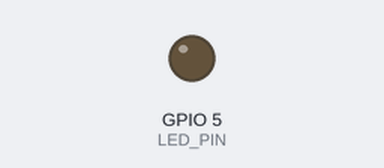
Simulated run of this sketch. Board: ESP8266 (NodeMCU). Parts: output pins drawn as LEDs (lit = HIGH). Random numbers use the default seed unless the sketch sets one.

Above: at 0.1 s.
At 1.6 s:
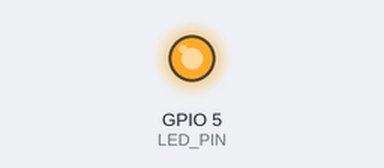
Timing chart, 0 to 3.1 s (numbered marks = the images above):
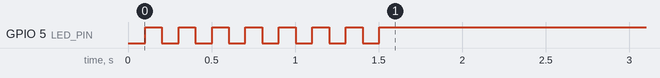

The sketch:

ModbusESP8266_Random.ino
```cpp
/**
*
*    More information about projects PDAControl
*    Mas informacion sobre proyectos PDAControl
*    Blog PDAControl English   http://pdacontrolenglish.blogspot.com.co/
*    Blog PDAControl Espanol   http://pdacontrol.blogspot.com.co/
*    Channel  Youtube          https://www.youtube.com/c/JhonValenciaPDAcontrol/videos
*
*/
#include <ESP8266WiFi.h>
#include <ModbusTCPSlave.h>
#include <Ticker.h>

//WIFI Settings
//byte ip[]      = { 192, 168, 1, 126};
//byte gateway[] = { 192, 168, 1, 1 };
//byte subnet[]  = { 255, 255, 255, 0 };

Ticker Parada;
ModbusTCPSlave Mb;


void valor() {

      /// Send random - envio random
      Mb.MBHoldingRegister[0] = random(0,51);

      /// read - lectura   MBHoldingRegister[0]
      Serial.print("MBHoldingRegister[0]");
      Serial.println(Mb.MBHoldingRegister[0]);

     /// read - lectura   MBHoldingRegister[1]
     Serial.print("MBHoldingRegister[1]");
     Serial.println(Mb.MBHoldingRegister[1]);

  }

void setup()
{

    Serial.begin(115200);
    Mb.begin("SSID", "PASSWORD");
//  Mb.begin("SSID", "PASSWORD", ip, gateway, subnet);

  delay(100);

}

void loop()
{
  Mb.Run();
  delay(10);

 ////Ticker Function
 Parada.attach_ms(25,valor);


}
```

ModbusTCPSlave.h
```cpp
// (licence header left out)
// Note: The Arduino IDE does not respect conditional included
// header files in the main sketch so you have to select your
// here.
//
#ifndef ModbusTCPSlave_h
#define ModbusTCPSlave_h

#define MB_PORT 502

//#define MB_ETHERNET
//#define MB_CC3000
#define MB_ESP8266

#define MBDebug     //serial debug enable

#include "Arduino.h"

#ifdef MB_ETHERNET
#include <Ethernet.h>
#define LED_PIN 13
#endif
#ifdef MB_CC3000
#define LED_PIN 13
#include <Adafruit_CC3000.h>
#include <SPI.h>
#define ADAFRUIT_CC3000_IRQ   3
#define ADAFRUIT_CC3000_VBAT  5
#define ADAFRUIT_CC3000_CS    10
#endif
#ifdef MB_ESP8266
#define LED_PIN 5
#include <ESP8266WiFi.h>
#endif

#define maxInputRegister    20
#define maxHoldingRegister    20

//
// MODBUS Function Codes
//
#define MB_FC_NONE 0
#define MB_FC_READ_COILS 1
#define MB_FC_READ_DISCRETE_INPUT 2
#define MB_FC_READ_REGISTERS 3              //implemented
#define MB_FC_READ_INPUT_REGISTERS 4        //implemented
#define MB_FC_WRITE_COIL 5
#define MB_FC_WRITE_REGISTER 6              //implemented
#define MB_FC_WRITE_MULTIPLE_COILS 15
#define MB_FC_WRITE_MULTIPLE_REGISTERS 16   //implemented
//
// MODBUS Error Codes
//
#define MB_EC_NONE 0
#define MB_EC_ILLEGAL_FUNCTION 1
#define MB_EC_ILLEGAL_DATA_ADDRESS 2
#define MB_EC_ILLEGAL_DATA_VALUE 3
#define MB_EC_SLAVE_DEVICE_FAILURE 4
//
// MODBUS MBAP offsets
//
#define MB_TCP_TID          0
#define MB_TCP_PID          2
#define MB_TCP_LEN          4
#define MB_TCP_UID          6
#define MB_TCP_FUNC         7
#define MB_TCP_REGISTER_START         8
#define MB_TCP_REGISTER_NUMBER         10

class ModbusTCPSlave
{
public:
  ModbusTCPSlave(void);
#ifdef MB_ETHERNET
    void begin();
    void begin(uint8_t ip[4],uint8_t gateway[4],uint8_t subnet[4]);
#endif
#ifdef MB_CC3000
    void begin(const char *ssid, const char *key, uint8_t secmode);
#endif
#ifdef MB_ESP8266
    void begin(const char *ssid, const char *key);
    void begin(const char *ssid, const char *key,uint8_t ip[4],uint8_t gateway[4],uint8_t subnet[4]);
#endif
    void Run();
    unsigned int  MBInputRegister[maxInputRegister];
    unsigned int  MBHoldingRegister[maxHoldingRegister];

private:
    byte ByteArray[260];
    bool ledPinStatus = LOW;


#ifdef MB_ETHERNET
    EthernetServer MBServer;
#endif

#ifdef MB_CC3000
    Adafruit_CC3000 MBClient;
    Adafruit_CC3000_Server MBServer;
#endif

#ifdef MB_ESP8266
    WiFiServer MBServer;
#endif
};

#endif
```
